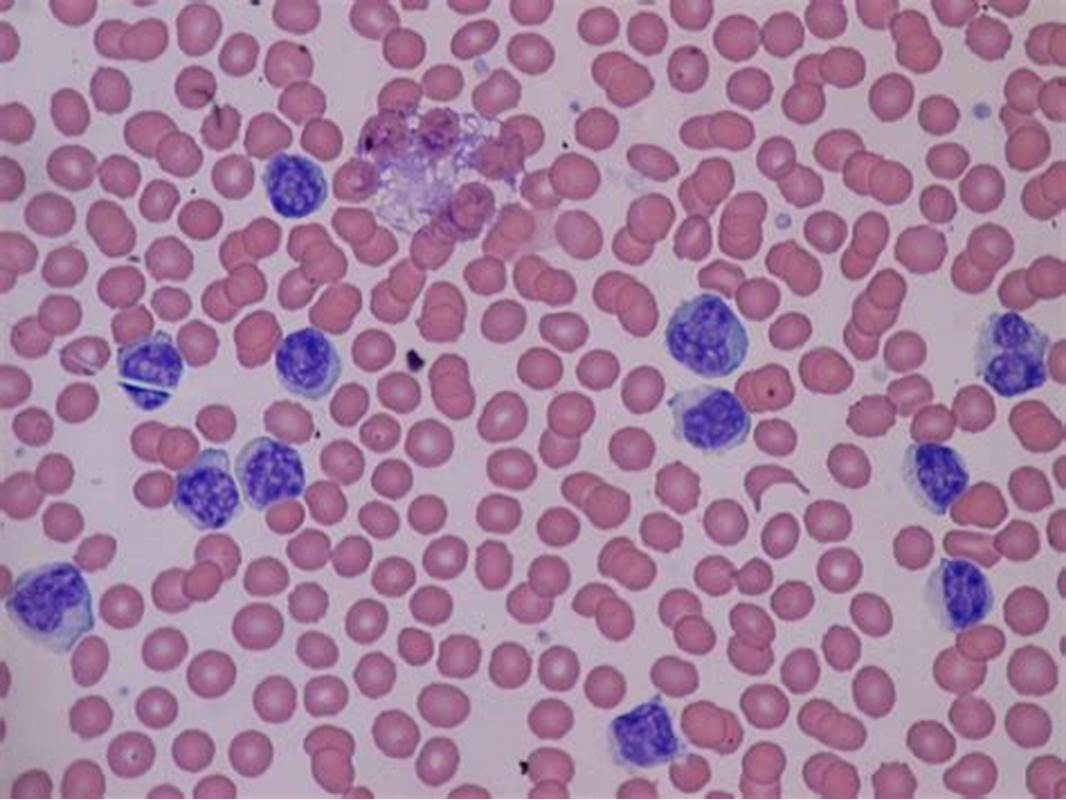
#> input picture test4.jpg, 1066 x 800 px
$ python diodc.py
#> lines starting #> are read from the running program, lines starting #| are printed output that depends on the picture; after the words box and inside, x2 and y2 are one past the last pixel; in counts of white or black regions, pixels touching at a corner belong together
import cv2
import numpy as np
from skimage import measure
image = cv2.imread('test4.jpg')
#> image is the input picture: shape (800, 1066, 3); mean B, G, R 159.2, 128.5, 164.6
gray_image = cv2.cvtColor(image, cv2.COLOR_BGR2GRAY)
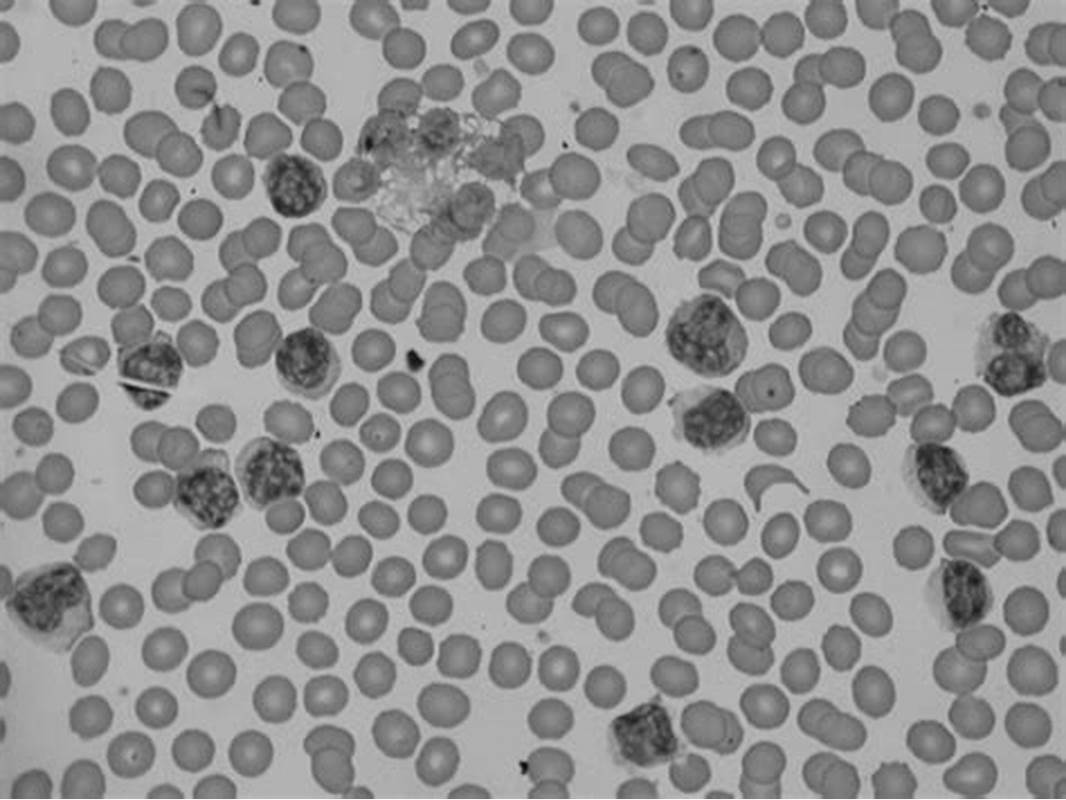
#> gray_image: shape (800, 1066); min 9, max 253, mean 142.8
_, threshold = cv2.threshold(gray_image, 0, 255, cv2.THRESH_BINARY_INV + cv2.THRESH_OTSU)
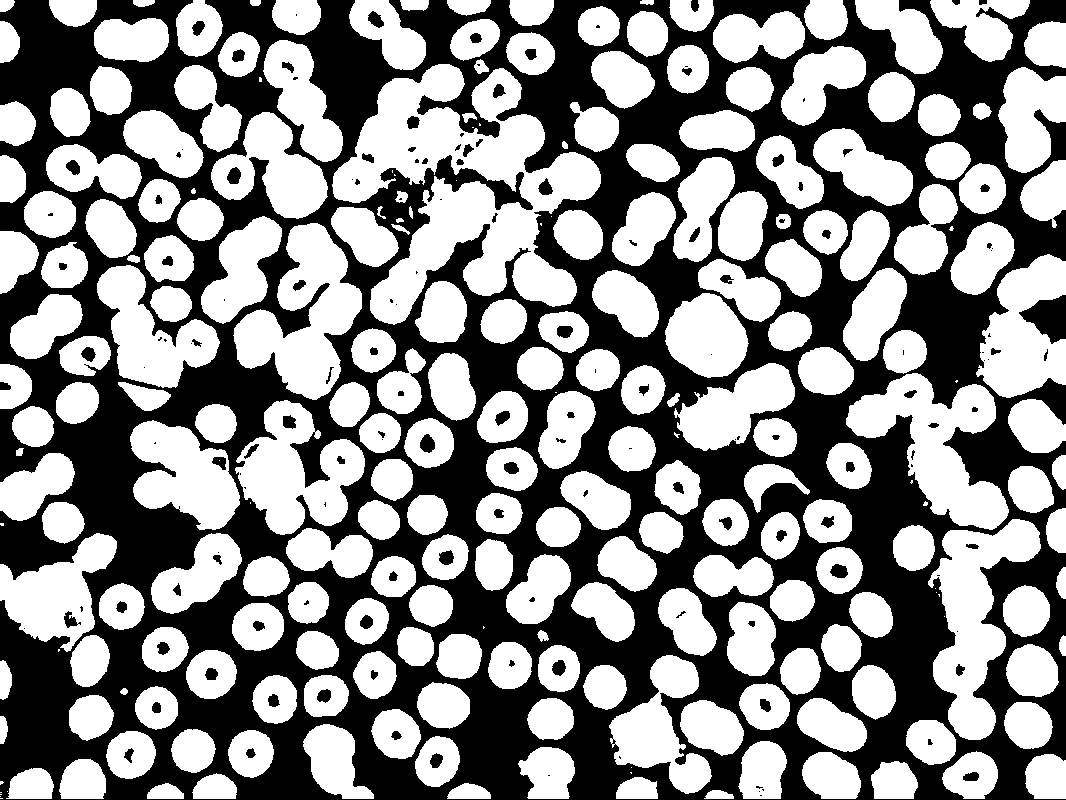
#> threshold: shape (800, 1066); 54.2% white; 153 black regions (54 under 20 px), largest, box (x1, y1, x2, y2) and area: (0, 0, 1066, 800) 380976, (1019, 295, 1066, 344) 1355, (420, 434, 435, 453) 206
kernel = cv2.getStructuringElement(cv2.MORPH_ELLIPSE, (5, 5))
opened = cv2.morphologyEx(threshold, cv2.MORPH_OPEN, kernel, iterations=2)
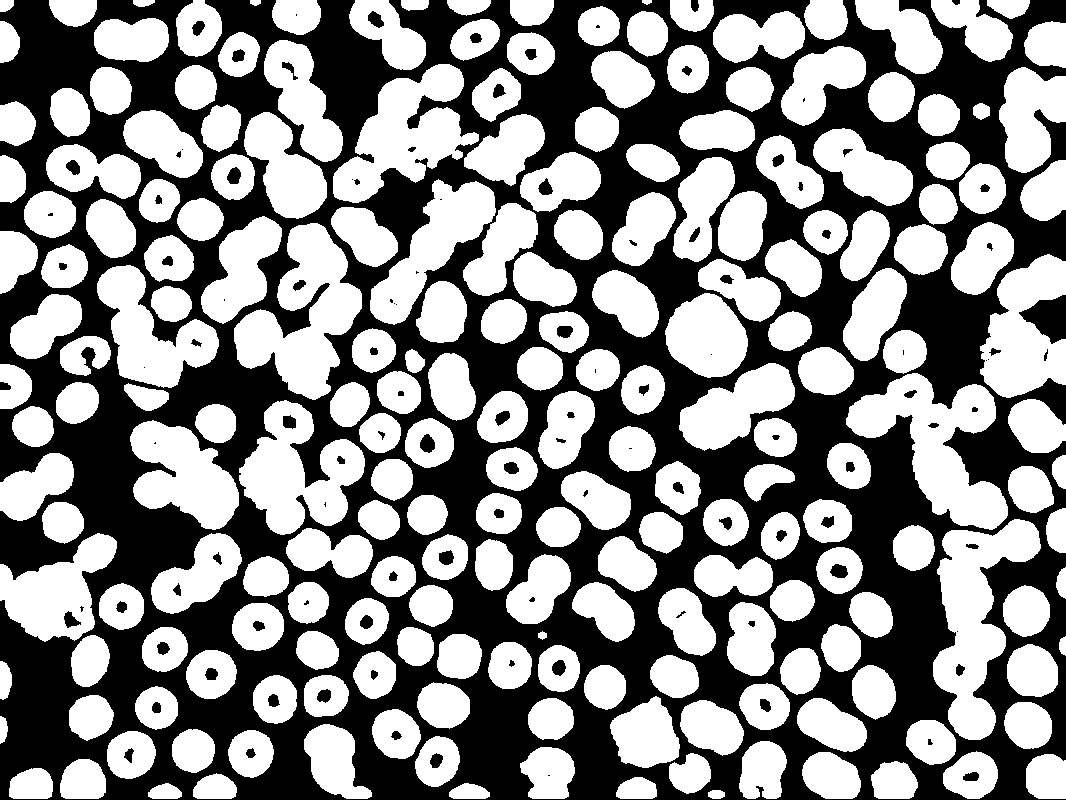
#> opened: shape (800, 1066); 53.5% white; 112 black regions (25 under 20 px), largest, box (x1, y1, x2, y2) and area: (0, 0, 1066, 800) 388288, (1019, 295, 1066, 344) 1364, (420, 434, 435, 453) 206
labels = measure.label(opened)
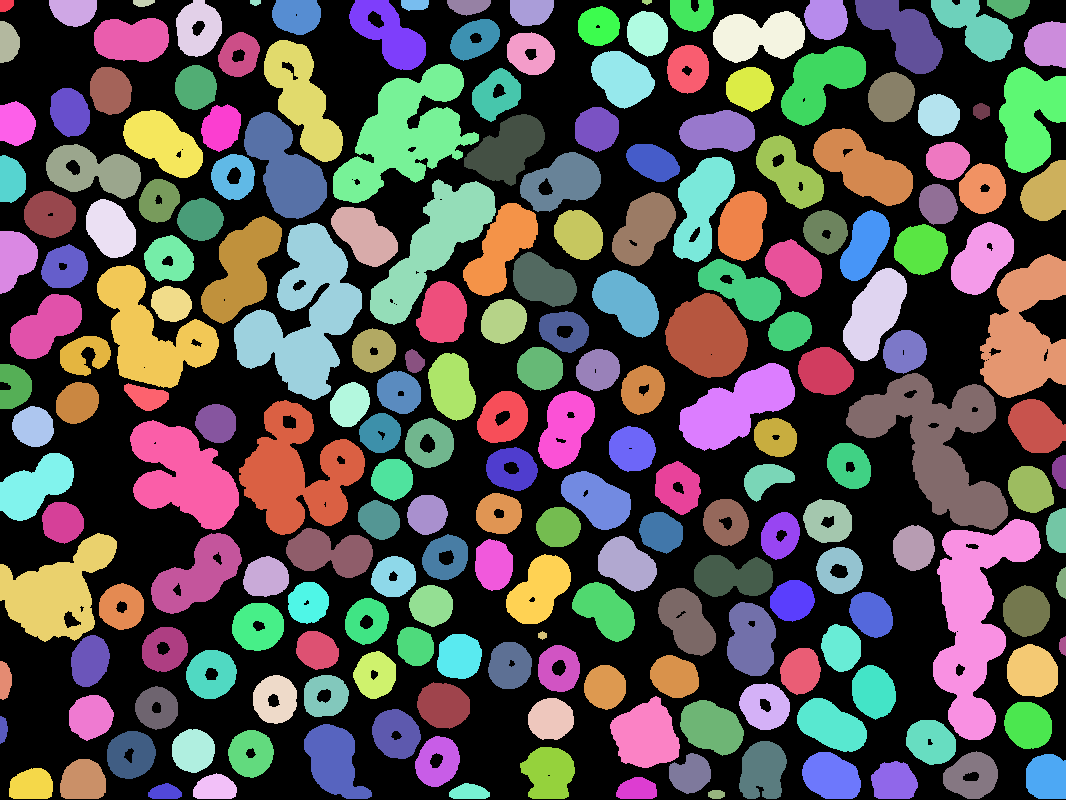
#> labels: shape (800, 1066) int64; 214 distinct labels, from 0 to 213; one colour per label, 0 black
wbc_count = 0
rbc_count = 0
for label in np.unique(labels):
    if label == 0:
        continue
    mask = np.zeros(opened.shape, dtype="uint8")
    mask[labels == label] = 255
    cell_pixels = cv2.countNonZero(mask)
    if cell_pixels > 300:  # Adjust the threshold as per your image
        rbc_count += 1
    else:
        wbc_count += 1
#> this loop made 214 passes
#> cell_pixels on passes 2 to 13: 144, 1026, 123, 1879, 54, 1425, 2924, 261, 522, 963, 38, 1090
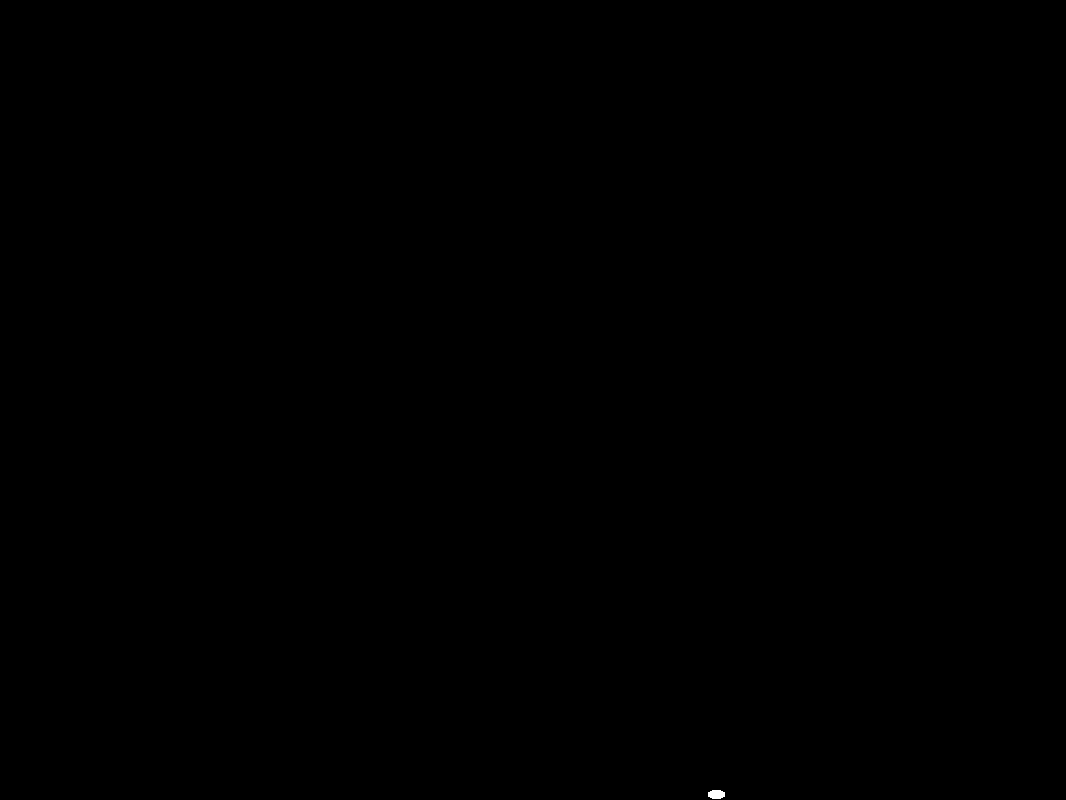
#> mask: shape (800, 1066); 0.02% white; 1 white region, box (x1, y1, x2, y2) and area: (708, 790, 725, 799) 129
#> after the loop, rbc_count = 202; wbc_count = 11
print("WBC count:", wbc_count)
#| WBC count: 11
print("RBC count:", rbc_count)
#| RBC count: 202

$ run again, with test2.jpg copied over test4.jpg
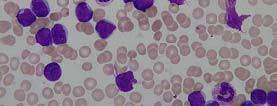
#> input picture test2.jpg, 277 x 106 px
#> image is the input picture: shape (106, 277, 3); mean B, G, R 142.6, 127.1, 142
#> `_, threshold = cv2.threshold(gray_image, 0, 255, cv2.THRESH_BINARY_INV..`:
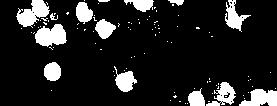
#> threshold: shape (106, 277); 13.5% white; 99 white regions (85 under 20 px), largest, box (x1, y1, x2, y2) and area: (35, 24, 67, 47) 516, (16, 0, 50, 28) 512, (239, 89, 277, 106) 446
#> opened: shape (106, 277); 10.7% white; 13 white regions, largest, box (x1, y1, x2, y2) and area: (35, 24, 66, 46) 490, (17, 0, 48, 27) 460, (241, 89, 277, 106) 431
#> `labels = measure.label(opened)`:
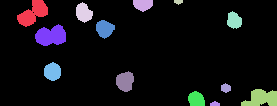
#> labels: shape (106, 277) int64; 14 distinct labels, from 0 to 13; one colour per label, 0 black
#> the loop `for label in np.unique(labels):` made 14 passes
#> cell_pixels on passes 2 to 9: 460, 185, 33, 245, 197, 249, 490, 250
#> after the loop `for label in np.unique(labels):`: rbc_count = 3; wbc_count = 10
#| WBC count: 10
#| RBC count: 3
